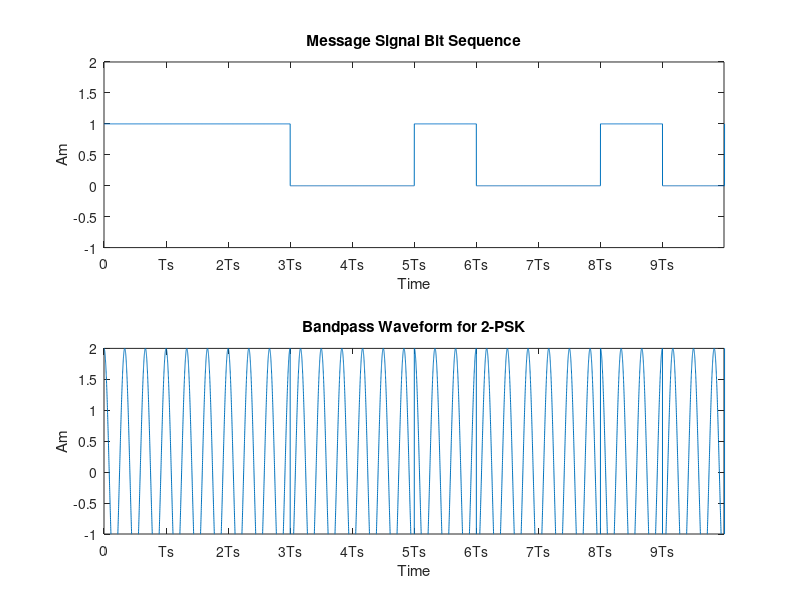

MATLAB code to generate this figure:
% Binary PSK

clc;
clear global;
close all;

%Initialization
Ts=0.001;
fc=250;
% theta_0=0;
% theta_1=pi;
bit_len=12;
M=2;
Am=2;

%Bit Sequence
bit_s=zeros(1,bit_len);
for ib=1:bit_len
    if rand<0.5
        bit_s(ib)=0;
    else
        bit_s(ib)=1;
    end
end

%bit_s
t=0:0.00001:(bit_len*Ts);
%t=0:Ts:(bit_len*Ts);
%t=0:0.00001:(bit_len*(1/fc));

%FSK Modulation
baseband_1=Am*cos(2*pi*fc*t);
baseband_0=-1*Am*cos(2*pi*fc*t);

psk_wave=[];
nbit_seq=[];
for i=1:bit_len
    %for j=0:Ts:(bit_len*Ts)
        if bit_s(i)==0
            psk_wave=[psk_wave baseband_0];
        else
            psk_wave=[psk_wave baseband_1];
        end
        %nbit_seq=[nbit_seq bit_s(i)];
        nbit_seq = [nbit_seq bit_s(i)*ones(1, length(baseband_0))];
    %end
end

%t_fskw=0:1/fc:length(fskw)/fc-(1/fc);

subplot(2,1,1)
plot(nbit_seq);
axis([0 (bit_len*(1/Ts)) -1 2]);
% xticks([0:(1/Ts):(bit_len*(1/Ts))]);
xticks([0:length(nbit_seq)/bit_len:length(nbit_seq)*(1/Ts)]);
xticklabels({'0','Ts','2Ts','3Ts','4Ts','5Ts','6Ts','7Ts','8Ts','9Ts','10Ts','11Ts','12Ts','13Ts','14Ts','15Ts','16Ts'})
xlabel('Time');
ylabel('Am');
title('Message Signal Bit Sequence');

subplot(2,1,2);
plot(psk_wave);
axis([0 (bit_len*(1/Ts)) -1 2]);
xticks([0:length(psk_wave)/bit_len:length(psk_wave)*(1/Ts)]);
xticklabels({'0','Ts','2Ts','3Ts','4Ts','5Ts','6Ts','7Ts','8Ts','9Ts','10Ts','11Ts','12Ts','13Ts','14Ts','15Ts','16Ts'})
xlabel('Time');
ylabel('Am');
title('Bandpass Waveform for 2-PSK');

